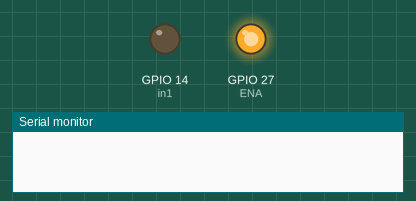
A sketch run on a simulated ESP32. On the bench: output pins drawn as LEDs (lit = HIGH), the last lines printed to the serial monitor.

Above: at 5.0 s.
At 11.5 s:
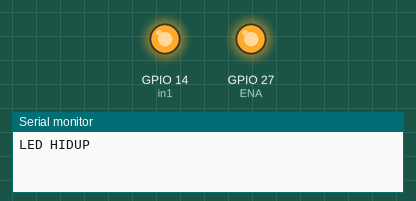
Timing chart, 0 to 16.9 s (numbered marks = the images above):
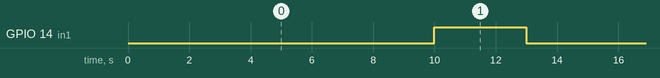

The sketch:

AnalogWrite.ino
```cpp
#include <analogWrite.h>

#define ENA 27
#define in1 14
//#define in2 27

int vibState = LOW;
unsigned long previousMillis = 0;
long OnTime = 3000;
long OffTime = 10000;

void setup() {
  Serial.begin(9600);
  pinMode(ENA, OUTPUT);
  pinMode(in1, OUTPUT);
//  pinMode(in2, OUTPUT);
}

void loop(){
  analogWrite(ENA, 255);

  unsigned long currentMillis = millis();

  if((vibState == HIGH) && (currentMillis - previousMillis >= OnTime)){
    vibState = LOW;
    previousMillis = currentMillis;
    digitalWrite(in1, vibState);
    Serial.println("LED MATI");
  }
  else if ((vibState == LOW) && (currentMillis - previousMillis >= OffTime)){
    vibState = HIGH;
    previousMillis = currentMillis;
    digitalWrite(in1, vibState);
    Serial.println("LED HIDUP");
  }
}
```

Measured:
- by itself, GPIO 14 (in1): alternates HIGH for 3.0 s and LOW for 10.0 s
